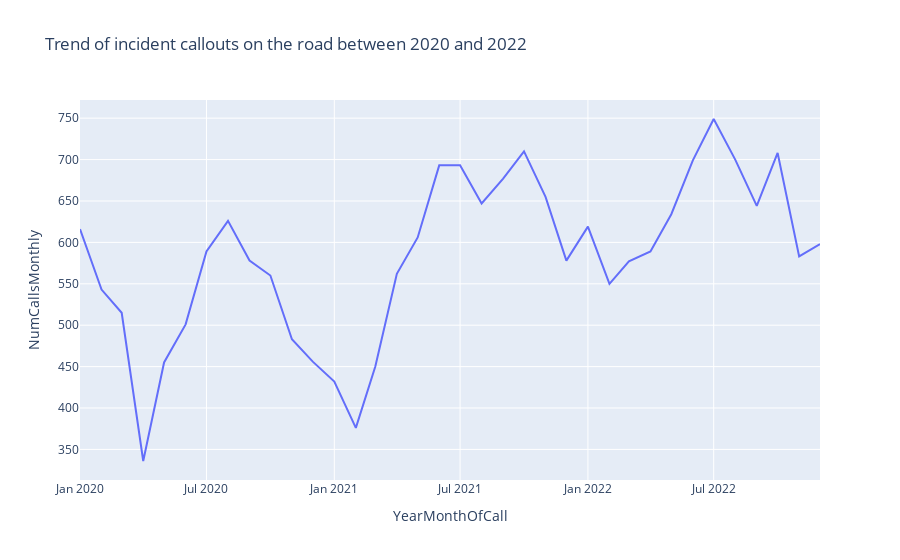

The notebook cell this image was saved under:
### Code cell
# Using an appropriate Python library, 
# draw a graph showing the trend of incident callouts on the road between 2020 and 2022. 
df_plot = df.filter(col("CalYear").isin([2020,2021,2022]))
# Make sure to define how you interpret a road incident based on the dataset.

#define road incident: road incident use PropertyCatergory as Road Vehicle, but there is also Road incident that happens without a vechile involved. 
#Therefoore PropertyType = Road surface/pavement, Roadside vegetation, Roadside furniture, Bridge. and PropertyCatergory = Road Vehicle
road_incidents = df_plot.filter(
    (col("PropertyCategory") == "Road Vehicle") | 
    (col("PropertyType").isin("Road surface/pavement", "Roadside vegetation", "Roadside furniture", "Bridge")) # these are in PropertyCatergory = "Outdoor"
)
from pyspark.sql.functions import  to_date, count,month, concat, lit
#20629 with Road Vehicle Catergory, and with other condition, it is in 20988

# Convert the 'DateOfCall' column from string to DateType
road_incidents = road_incidents.withColumn("DateOfCall", to_date(road_incidents["DateOfCall"], "dd MMM yyyy"))

road_incidents = road_incidents.withColumn("MonthOfCall",  concat(month(road_incidents["DateOfCall"]).cast("integer")))
road_incidents = road_incidents.withColumn("YearMonthOfCall",concat(col("CalYear"), lit("-"), col("MonthOfCall")))

# # Group by year and month and count the number of records for each month
df_monthly_counts = road_incidents.groupBy("CalYear","MonthOfCall","YearMonthOfCall").agg(count("NumCalls").alias("NumCallsMonthly"))
df_monthly_counts = df_monthly_counts.withColumn("MonthOfCall", col("MonthOfCall").cast("integer"))
df_monthly_counts = df_monthly_counts.orderBy("CalYear","MonthOfCall")
df_monthly_counts.show()

import plotly.express as px

fig = px.line(df_monthly_counts, x="YearMonthOfCall", y="NumCallsMonthly", title="Trend of LFR road incident callouts on the road between 2020 and 2022")


fig.show()

### Figure 1 — Plotly figure (JSON) as saved in the notebook; plotly's stock layout.template omitted (floating-point values rounded to 4 significant figures)
{"data": [{"hovertemplate": "YearMonthOfCall=%{x}<br>NumCallsMonthly=%{y}<extra></extra>", "legendgroup": "", "line": {"color": "#636efa", "dash": "solid"}, "marker": {"symbol": "circle"}, "mode": "lines", "name": "", "orientation": "v", "showlegend": false, "type": "scatter", "x": ["2020-1", "2020-2", "2020-3", "2020-4", "2020-5", "2020-6", "2020-7", "2020-8", "2020-9", "2020-10", "2020-11", "2020-12", "2021-1", "2021-2", "2021-3", "2021-4", "2021-5", "2021-6", "2021-7", "2021-8", "2021-9", "2021-10", "2021-11", "2021-12", "2022-1", "2022-2", "2022-3", "2022-4", "2022-5", "2022-6", "2022-7", "2022-8", "2022-9", "2022-10", "2022-11", "2022-12"], "xaxis": "x", "y": [616, 543, 515, 336, 455, 501, 589, 626, 578, 560, 483, 456, 432, 376, 450, 562, 606, 693, 693, 647, 677, 710, 655, 578, 619, 550, 577, 589, 634, 699, 749, 700, 644, 708, 583, 598], "yaxis": "y"}], "layout": {"legend": {"tracegroupgap": 0}, "title": {"text": "Trend of incident callouts on the road between 2020 and 2022"}, "xaxis": {"anchor": "y", "domain": [0, 1], "title": {"text": "YearMonthOfCall"}}, "yaxis": {"anchor": "x", "domain": [0, 1], "title": {"text": "NumCallsMonthly"}}}}
